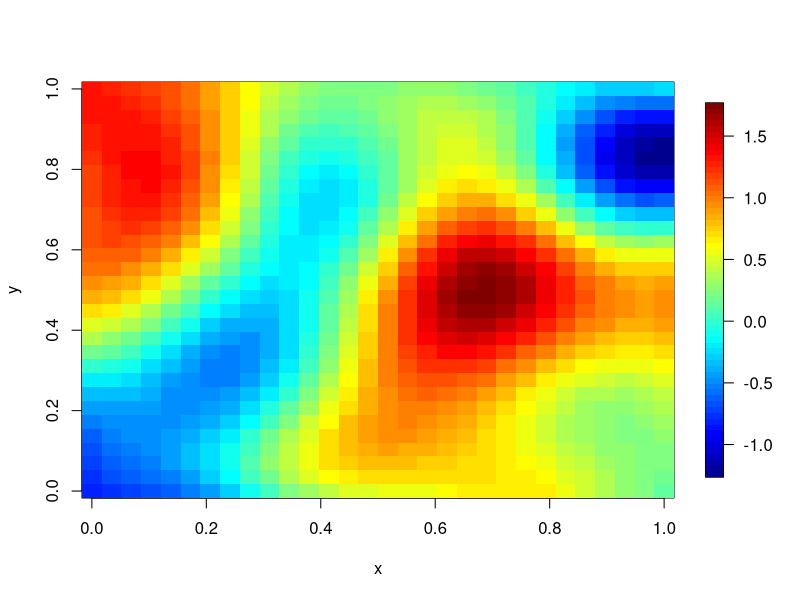
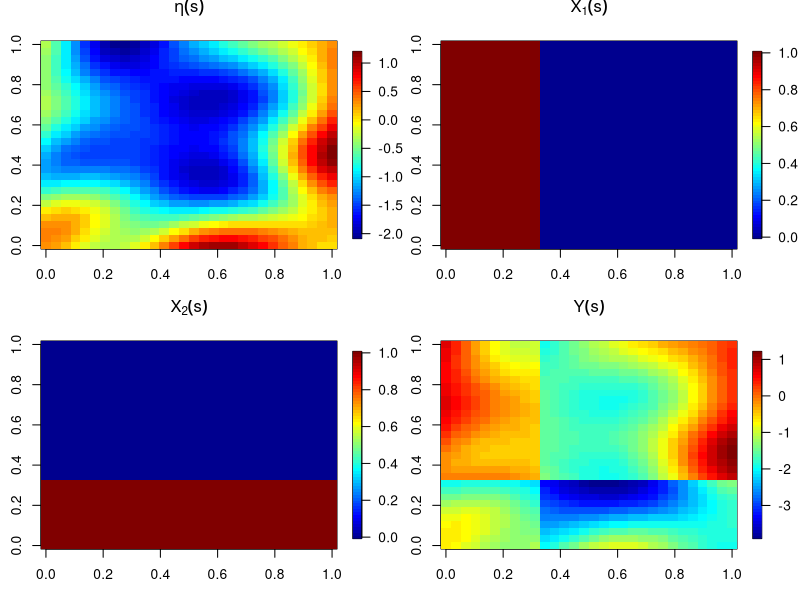
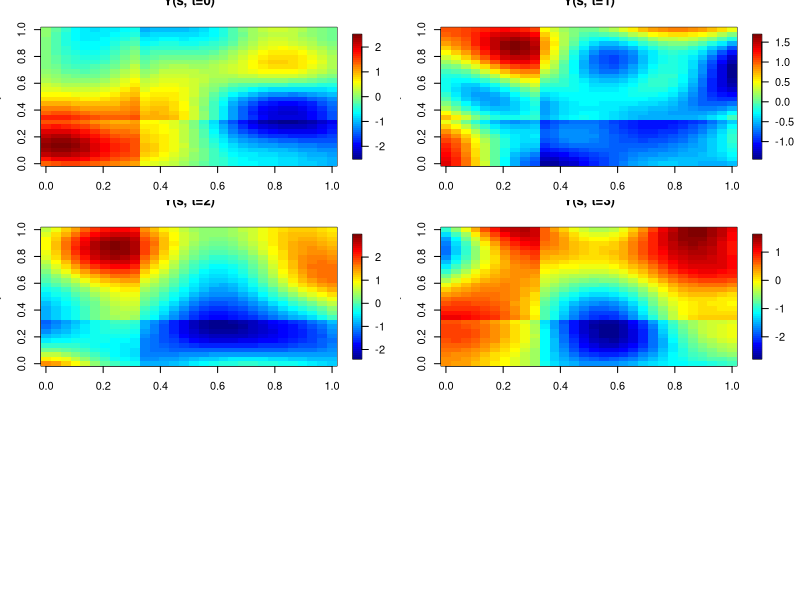

The R script that drew these images, in order:
## ---- chunk 1
library(formatR)
knitr::opts_chunk$set(echo = TRUE, message = F, warning = F)
## ---- chunk 2
require(fields)
set.seed(3)

# x e y criam vetores com 30 pontos igualmente espaçados entre 0 e 1.
x <- seq(0, 1, l=30)
y <- seq(0, 1, l=30)
tim <- 0:5

# cria a malha 2D de pontos no espaço [0,1]^2, totalizando 30×30=900 pontos.
# xy será uma matriz de coordenadas com 900 linhas e 2 colunas: cada linha é um ponto no plano.
xy <- expand.grid(x=x, y=y)

distancias <- as.matrix(dist(xy)) # distancias euclidianas

# Elevamos ao quadrado e dividimos por 0.1 → isso define o decaimento da correlação espacial.
# exp(-d^2 / .1) define uma função de covariância gaussiana (isotrópica).
G <- exp(-(distancias^2)/.1)
## ---- chunk 3
temp <- eigen(G, symmetric = TRUE)
temp$values[temp$values < 0] <- 0 # zera autovalores negativos
## ---- chunk 4
normal <- rnorm(nrow(xy)) # vetor normal com média 0, variância 1
DP <- diag(sqrt(temp$values)) # matriz diagonal com quadrado dos autovalores
Z <- temp$vectors %*% crossprod(DP, normal) # cria vetor N(0, G)
## ---- chunk 5
fields::image.plot(x, y, matrix(Z, nrow = length(x)))
## ---- chunk 6
# Grade espacial
x <- seq(0, 1, l = 30)
y <- seq(0, 1, l = 30)
xy <- expand.grid(x = x, y = y)
n <- nrow(xy)

# Matriz de covariância espacial (gaussiana)
D <- as.matrix(dist(xy))
G <- exp(-(D^2) / 0.1)

# Decomposição espectral
temp <- eigen(G, symmetric = TRUE)
temp$values[temp$values < 0] <- 0

# Campo gaussiano
Z <- temp$vectors %*% crossprod(diag(sqrt(temp$values)), rnorm(n))
eta <- as.numeric(Z)

# ------- Covariáveis espaciais -------
# Covariável 1: um "bloco" com valor 1 no canto superior esquerdo
cov1 <- matrix(0, nrow = length(x), ncol = length(y))
cov1[1:10, ] <- 1
X1 <- as.numeric(cov1)

# Covariável 2: faixa vertical à esquerda
cov2 <- matrix(0, nrow = length(x), ncol = length(y))
cov2[, 1:10] <- 1
X2 <- as.numeric(cov2)

# Coeficientes
beta1 <- 1.0
beta2 <- -2.0

# Resposta com covariáveis
Y <- eta + beta1 * X1 + beta2 * X2

# --- Visualizações --- #
par(mfrow = c(2, 2))

fields::image.plot(x, y, matrix(eta, nrow = length(x)), main = expression(eta(s)))
fields::image.plot(x, y, matrix(X1, nrow = length(x)), main = expression(X[1](s)))
fields::image.plot(x, y, matrix(X2, nrow = length(x)), main = expression(X[2](s)))
fields::image.plot(x, y, matrix(Y, nrow = length(x)), main = expression(Y(s)))
## ---- chunk 7
# Grade espacial
x <- seq(0, 1, length = 30)
y <- seq(0, 1, length = 30)
xy <- expand.grid(x = x, y = y)
n <- nrow(xy)

# Matriz de covariância espacial
D <- as.matrix(dist(xy))
G <- exp(-(D^2) / 0.1)
eig <- eigen(G, symmetric = TRUE)
eig$values[eig$values < 0] <- 0

# Covariáveis espaciais
cov1 <- matrix(0, nrow = length(x), ncol = length(y))
cov1[1:10, ] <- 1
X1 <- as.numeric(cov1)

cov2 <- matrix(0, nrow = length(x), ncol = length(y))
cov2[, 1:10] <- 1
X2 <- as.numeric(cov2)

# betas e inicializações
beta1 <- 0.5
beta2 <- -0.5

eta_list <- list()
Y_list <- list()

tmax <- 3 # Número de tempos
phi <- 0.5  # parâmetro de dependência temporal

# t = 0
omega0 <- eig$vectors %*% crossprod(diag(sqrt(eig$values)), rnorm(n))
eta_list[[1]] <- as.numeric(omega0)
Y_list[[1]] <- eta_list[[1]] + beta1 * X1 + beta2 * X2

# t > 0
for(t in 2:(tmax+1)) {
    omega_t <- eig$vectors %*% crossprod(diag(sqrt(eig$values)), rnorm(n))
    eta_t <- phi * eta_list[[t-1]] + omega_t
    eta_list[[t]] <- as.numeric(eta_t)
    Y_list[[t]] <- eta_t + beta1 * X1 + beta2 * X2
}

# --- Visualização --- #
par(mfrow = c(3, 2))
for (t in 1:(tmax+1)) {
    fields::image.plot(x, y, matrix(Y_list[[t]], nrow = length(x)),
                       main = paste0("Y(s, t=", t-1, ")"))
}
